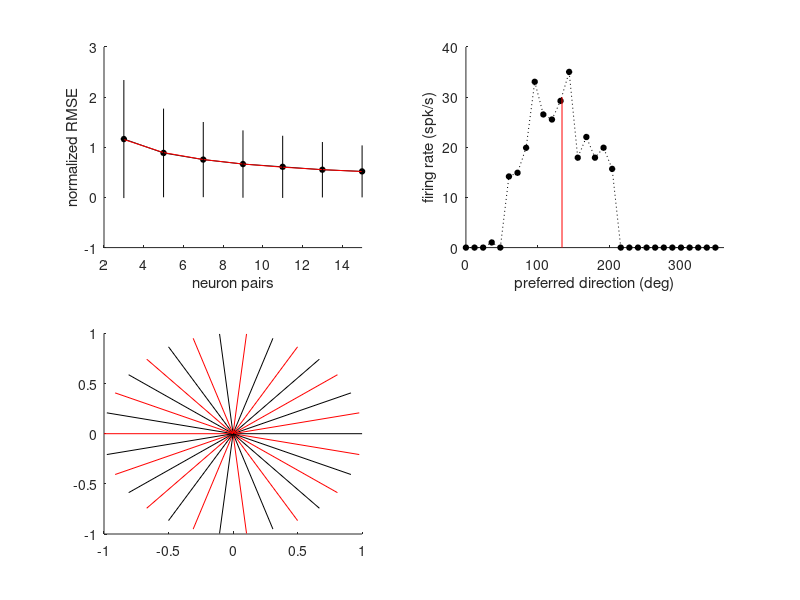

Recreate this plot in MATLAB.
%
%  Gabbiani & Cox, Mathematics for Neuroscientists, 2nd ed
%

%%
%peak firing rate 
pfr = 30; %in spk/s
vfr = 5; %variability in spk/s

%compute the average mean square error between stimulus and reconstruction
n_rand = 5000; %number of random samples

%space dimension
d_v = 2;


%number of even spaced vectors phi{1}, ... phi{n} (in addition this 
%implies phi{-1}, ... phi{-n}, where phi{-k} = - phi{k}
n_basis_v = 3:2:15;

%normalized root mean squared error
rmse_n = zeros(1,length(n_basis_v));
%corresponding standard deviation
rmss_n = zeros(1,length(n_basis_v));

for j = 1:length(n_basis_v)
    %generate basis vectors evenly distributed on the
    %unit circle
    n_basis = n_basis_v(j);
    ang_basis = 2*pi*[0:n_basis-1]/n_basis;
    e = [cos(ang_basis); sin(ang_basis)];

    %normalized square error for each sample 
    err2_n = zeros(1,n_rand);
    
    fr = zeros(n_basis,1);
    rfr = zeros(n_basis,1);

    for i=1:n_rand
        %select a random vector
        r_num = rand(1,2);
        ang = 2*pi * r_num(1); %evenly distributed between 0 and 2pi
        len = 3*pfr * r_num(2); %evenly distributed between 0 and 3 times the peak firing rate
        v = len*[cos(ang); sin(ang)];
        
        %corresponding firing rates along the basis 
        %vectors
        fr = e'*v;
    
        %generate a random response
        rfr = randn(n_basis,1)*vfr + fr;
    
        %compute the corresponding vector estimates
        fr_mat = (d_v/n_basis) * e*rfr;
        err_coord = fr_mat - v;
        err2_tot = sum(err_coord.^2,1);%squared distance between random sample and stimulus
        
        %normalize by expected variance
        err2_n(i) = err2_tot/vfr^2;
    end;
        
    rmse_n(j) = sqrt(mean(err2_n));
    rmss_n(j) = sqrt(std(err2_n));
end;

h_f1 = figure;
h_a1 = subplot(2,2,1);
line('Parent',h_a1,'XData',n_basis_v,'YData',rmse_n,...
    'Marker','o','MarkerFaceColor','k','MarkerSize',4);
y2 = d_v./sqrt(n_basis_v);
line('Parent',h_a1,'XData',n_basis_v,'YData',y2,'Color','r');
for i = 1:length(n_basis_v)
    line('Parent',h_a1,'XData', [n_basis_v(i) n_basis_v(i)],...
        'YData',[rmse_n(i)-rmss_n(i) rmse_n(i)+rmss_n(i)]);
end;
set(h_a1,'XLim',[2 15]);
set(h_a1,'YLim',[-1 3]);
xlabel(h_a1,'neuron pairs');
ylabel(h_a1,'normalized RMSE');

%%
%use the latest base to generate a sample firing rate 
%distribute the angle randomly between pi/2 (90deg) and 3pi/2 (270 deg)
ang = (pi/2) + pi*rand(1);
ang_d = (180/pi) * ang;
v = pfr*[cos(ang); sin(ang)];
fr = e'*v;
rfr = randn(n_basis,1)*vfr + fr;
ang_basis_d = (180/pi) * ang_basis;
ang_basis_m = rem(ang_basis_d + 180,360);
fr_val = zeros(1,2*n_basis);
for i = 1:n_basis
    if rfr(i) > 0
        fr_val(i) = rfr(i);
    else
        fr_val(n_basis + i) = -rfr(i);
    end;
end;
    
ang_basis_b = [ ang_basis_d ang_basis_m ];
[ang_sort, inds] = sort(ang_basis_b);
fr_sort = fr_val(inds);

h_a2 = subplot(2,2,2);
line('Parent',h_a2,'XData',ang_sort,'YData',fr_sort,...
    'Marker','o','MarkerFaceColor','k','MarkerSize',4,'LineStyle',':');
line('Parent',h_a2,'XData',[ang_d ang_d],'YData',[0 30],'Color','r');
set(h_a2,'XLim',[0 360]);
xlabel(h_a2,'preferred direction (deg)');
ylabel(h_a2,'firing rate (spk/s)');

h_a3 = subplot(2,2,3);
%generate a plot of the corresponding directions
for i = 1:15
line('Parent',h_a3,'XData',[0 e(1,i)],'YData',[0 e(2,i)]);
line('Parent',h_a3,'XData',[0 -e(1,i)],'YData',[0 -e(2,i)],'Color','r');
end

%print(handles.figure1,'-depsc2','over_rep.eps');
